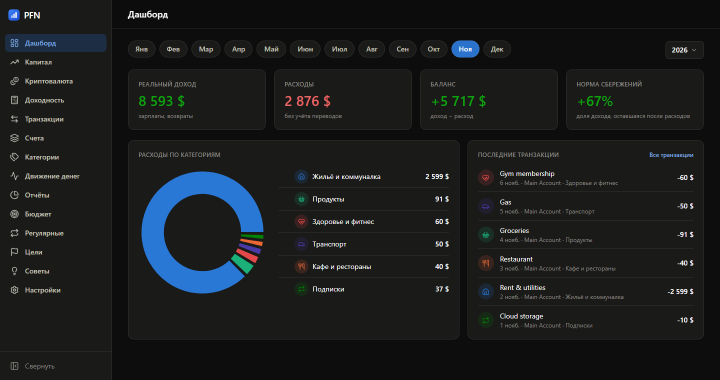
#> input picture docs/screenshot-dashboard.png, 1440 x 760 px (shown at 1/2 size)
$ python make_mockups.py
#> lines starting #> are read from the running program, lines starting #| are printed output that depends on the picture; after the words box and inside, x2 and y2 are one past the last pixel; in counts of white or black regions, pixels touching at a corner belong together
"""Generate marketing mockups from the real screenshots.

Run:  python tools/make_mockups.py
Reads:  docs/screenshot-dashboard.png, docs/screenshot-mobile.png, assets/icon.png
Writes: site/assets/hero.png, site/assets/phone.png, site/assets/og.png

Everything is drawn from the app's own palette (index.css), so the site and the
product look like one thing.
"""
from pathlib import Path

from PIL import Image, ImageDraw, ImageFilter, ImageFont

ROOT = Path(__file__).resolve().parent.parent
OUT = ROOT / "site" / "assets"

# index.css tokens
SURFACE_0 = (13, 13, 13)
SURFACE_1 = (26, 26, 25)
BORDER = (44, 44, 42)
ACCENT = (42, 114, 204)
ACCENT_BRIGHT = (59, 130, 246)
TEXT = (255, 255, 255)
TEXT_SECONDARY = (195, 194, 183)
TEXT_MUTED = (137, 135, 129)


def vertical_gradient(size, top, bottom) -> Image.Image:
    w, h = size
    img = Image.new("RGB", size)
    px = img.load()
    for y in range(h):
        t = y / max(h - 1, 1)
        row = tuple(int(top[i] + (bottom[i] - top[i]) * t) for i in range(3))
        for x in range(w):
            px[x, y] = row
    return img


def rounded_mask(size, radius) -> Image.Image:
    mask = Image.new("L", size, 0)
    ImageDraw.Draw(mask).rounded_rectangle((0, 0, size[0] - 1, size[1] - 1), radius=radius, fill=255)
    return mask


def paste_rounded(canvas, img, box, radius) -> None:
    x, y, w, h = box
    scaled = img.resize((w, h), Image.LANCZOS).convert("RGBA")
    canvas.paste(scaled, (x, y), rounded_mask((w, h), radius))


def glow(canvas, center, radius, color, strength=90) -> None:
    layer = Image.new("RGBA", canvas.size, (0, 0, 0, 0))
    ImageDraw.Draw(layer).ellipse(
        (center[0] - radius, center[1] - radius, center[0] + radius, center[1] + radius),
        fill=color + (strength,),
    )
    canvas.alpha_composite(layer.filter(ImageFilter.GaussianBlur(radius // 3)))


def drop_shadow(canvas, box, radius, blur=40, opacity=140) -> None:
    layer = Image.new("RGBA", canvas.size, (0, 0, 0, 0))
    ImageDraw.Draw(layer).rounded_rectangle(box, radius=radius, fill=(0, 0, 0, opacity))
    canvas.alpha_composite(layer.filter(ImageFilter.GaussianBlur(blur)))


def laptop(screen: Image.Image, out: Path) -> None:
    W, H = 1600, 900
    canvas = vertical_gradient((W, H), (18, 20, 24), (8, 8, 9)).convert("RGBA")
    glow(canvas, (W // 2, 180), 560, ACCENT_BRIGHT, 55)

    sx, sy, sw = 150, 58, 1300
    inner_h = int(sw * screen.height / screen.width)
    bezel = 16
    sh = inner_h + bezel * 2
    drop_shadow(canvas, (sx, sy + 20, sx + sw, sy + sh + 20), 22, blur=46, opacity=170)

    body = Image.new("RGBA", (sw, sh), (0, 0, 0, 0))
    ImageDraw.Draw(body).rounded_rectangle((0, 0, sw - 1, sh - 1), radius=22, fill=SURFACE_1 + (255,), outline=BORDER + (255,), width=2)
    canvas.alpha_composite(body, (sx, sy))
    paste_rounded(canvas, screen, (sx + bezel, sy + bezel, sw - bezel * 2, sh - bezel * 2), 12)

    # Lid edge: a thin lip under the screen and a darker hinge line, which is
    # what makes the shape read as a laptop rather than a floating window.
    base_y = sy + sh + 2
    d = ImageDraw.Draw(canvas)
    d.rounded_rectangle((sx - 42, base_y, sx + sw + 42, base_y + 18), radius=9, fill=(40, 40, 39, 255))
    d.rounded_rectangle((sx + 70, base_y + 18, sx + sw - 70, base_y + 24), radius=3, fill=(22, 22, 21, 255))

    canvas.convert("RGB").save(out, quality=95)
    print(f"wrote {out}")


def phone(shot: Image.Image, out: Path) -> None:
    W, H = 760, 1180
    canvas = vertical_gradient((W, H), (18, 20, 24), (8, 8, 9)).convert("RGBA")
    glow(canvas, (W // 2, 260), 420, ACCENT_BRIGHT, 60)

    sw = 470
    inner_h = int(sw * shot.height / shot.width)
    bezel = 14
    sh = inner_h + bezel * 2
    sx, sy = (W - sw) // 2, 90
    drop_shadow(canvas, (sx, sy + 20, sx + sw, sy + sh + 20), 54, blur=40, opacity=170)

    body = Image.new("RGBA", (sw, sh), (0, 0, 0, 0))
    b = ImageDraw.Draw(body)
    b.rounded_rectangle((0, 0, sw - 1, sh - 1), radius=54, fill=SURFACE_1 + (255,), outline=(58, 58, 56, 255), width=3)
    canvas.alpha_composite(body, (sx, sy))
    paste_rounded(canvas, shot, (sx + bezel, sy + bezel, sw - bezel * 2, sh - bezel * 2), 42)

    canvas.convert("RGB").save(out, quality=95)
    print(f"wrote {out}")


def og(icon: Image.Image, out: Path) -> None:
    W, H = 1200, 630
    canvas = vertical_gradient((W, H), (16, 18, 22), (8, 8, 9)).convert("RGBA")
    glow(canvas, (980, 120), 420, ACCENT_BRIGHT, 70)

    canvas.alpha_composite(icon.resize((132, 132), Image.LANCZOS).convert("RGBA"), (80, 96))

    draw = ImageDraw.Draw(canvas)
    font_big = ImageFont.truetype("C:/Windows/Fonts/segoeuib.ttf", 92)
    font_mid = ImageFont.truetype("C:/Windows/Fonts/segoeui.ttf", 34)

    draw.text((80, 250), "PFN", font=font_big, fill=TEXT)
    draw.text((80, 360), "Private Finance Tracker", font=font_mid, fill=TEXT_SECONDARY)
    draw.text((80, 410), "Личные финансы на вашем компьютере", font=font_mid, fill=TEXT_MUTED)

    canvas.convert("RGB").save(out, quality=95)
    print(f"wrote {out}")


def main() -> None:
    OUT.mkdir(parents=True, exist_ok=True)
    laptop(Image.open(ROOT / "docs" / "screenshot-dashboard.png"), OUT / "hero.png")
#> in laptop, `W, H = 1600, 900`: W = 1600; H = 900
#> in vertical_gradient, `img = Image.new("RGB", size)`: img: PIL image 1600x900 RGB; every value is 0
#> in glow, `layer = Image.new("RGBA", canvas.size, (0, 0, 0, 0))`: layer: PIL image 1600x900 RGBA; every value is 0
#> in laptop, `body = Image.new("RGBA", (sw, sh), (0, 0, 0, 0))`: body: PIL image 1300x718 RGBA; every value is 0
#> in rounded_mask, `mask = Image.new("L", size, 0)`: mask: PIL image 1268x686 L; every value is 0
#> in rounded_mask, `ImageDraw.Draw(mask).rounded_rectangle((0, 0, size[0] - 1, size[1] - 1..`:
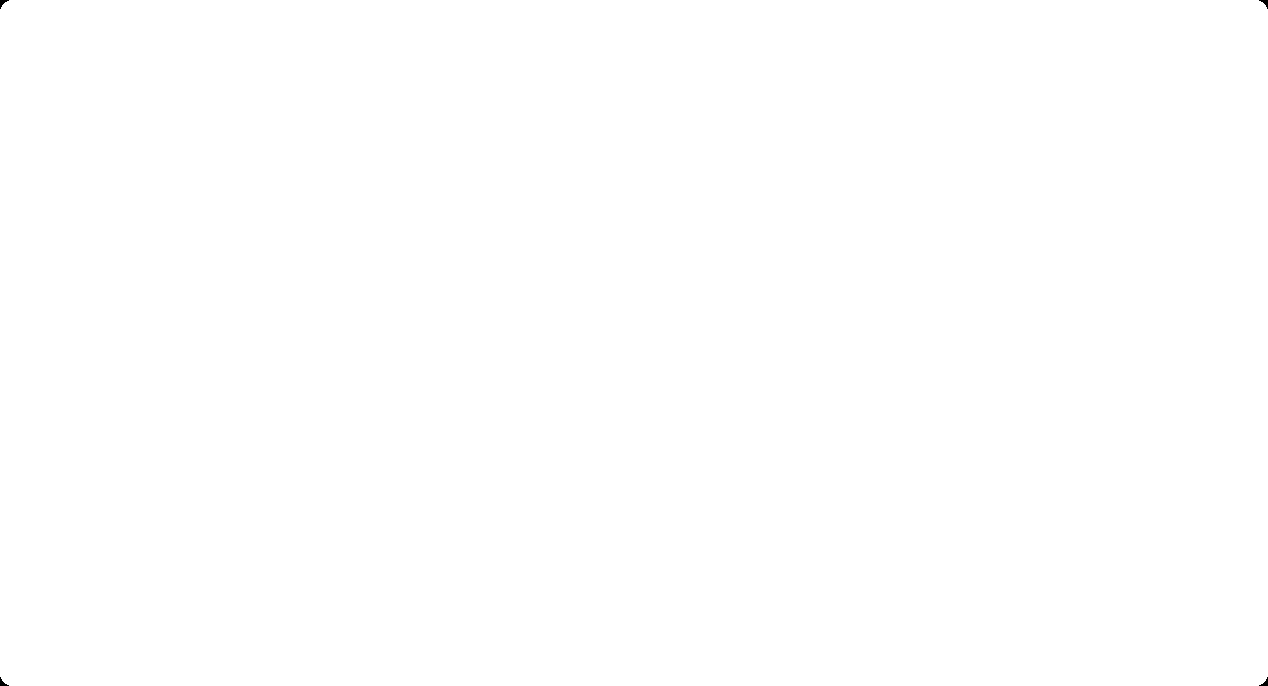
#> mask: PIL image 1268x686 L; 100% white; 4 black regions, box (x1, y1, x2, y2) and area: (0, 0, 9, 9) 34, (1259, 0, 1268, 9) 34, (0, 677, 9, 686) 34, (1259, 677, 1268, 686) 34
    phone(Image.open(ROOT / "docs" / "screenshot-mobile.png"), OUT / "phone.png")
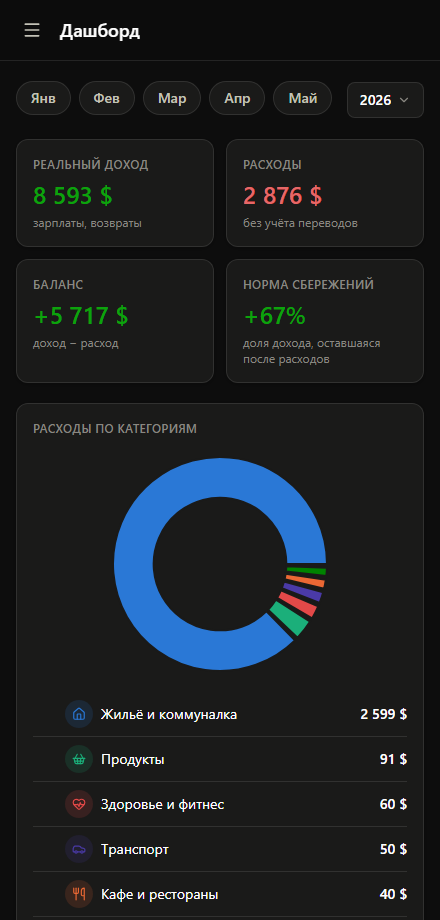
#> input picture docs/screenshot-mobile.png, 440 x 920 px
#> in phone, `W, H = 760, 1180`: W = 760; H = 1180
#> in vertical_gradient (call 2), `img = Image.new("RGB", size)`: img: PIL image 760x1180 RGB; every value is 0
#> call 2 of glow, with center = (380, 260), radius = 420, color = (59, 130, 246), strength = 60
#> in glow (call 2), `layer = Image.new("RGBA", canvas.size, (0, 0, 0, 0))`: layer: PIL image 760x1180 RGBA; every value is 0
#> in glow (call 2), `canvas.alpha_composite(layer.filter(ImageFilter.GaussianBlur(radius //..`:
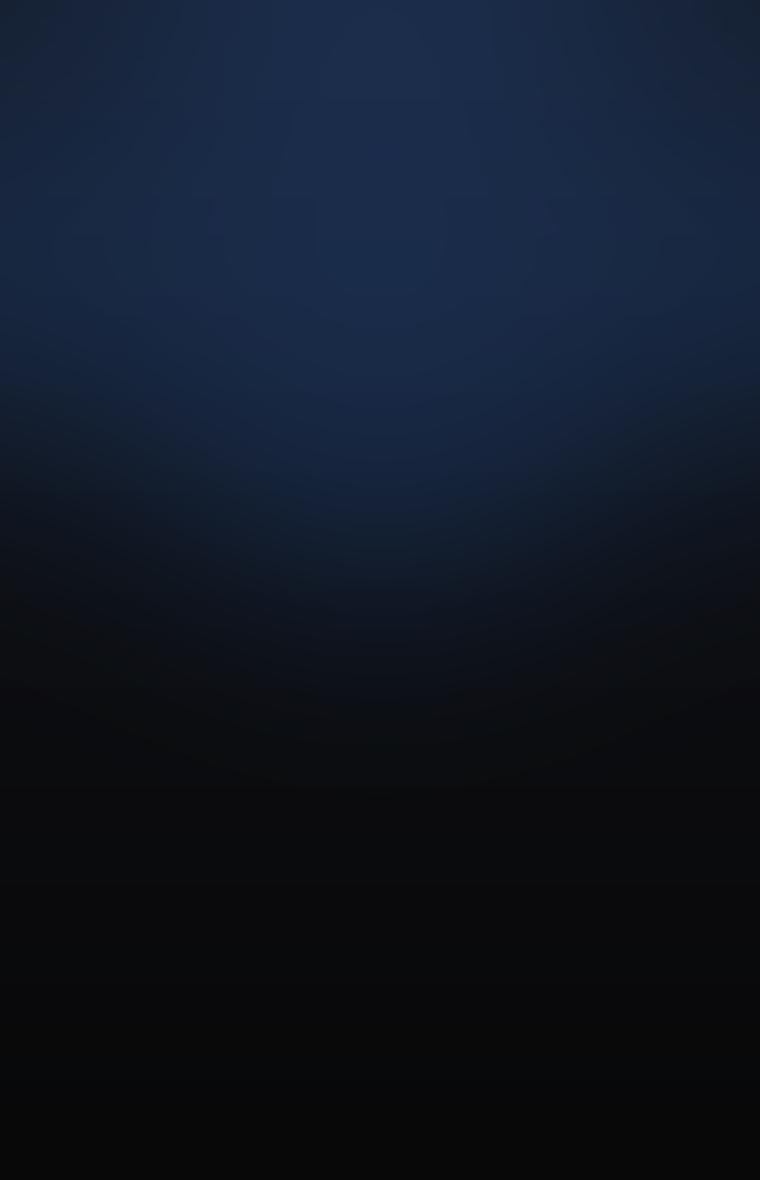
#> canvas: PIL image 760x1180 RGBA; mean R, G, B, A 16.5, 24.1, 37.5, 255
#> in phone, `sx, sy = (W - sw) // 2, 90`: sx = 145; sy = 90
#> call 2 of drop_shadow, with box = (145, 110, 615, 1120), radius = 54, blur = 40, opacity = 170
#> in drop_shadow (call 2), `ImageDraw.Draw(layer).rounded_rectangle(box, radius=radius, fill=(0, 0..`:
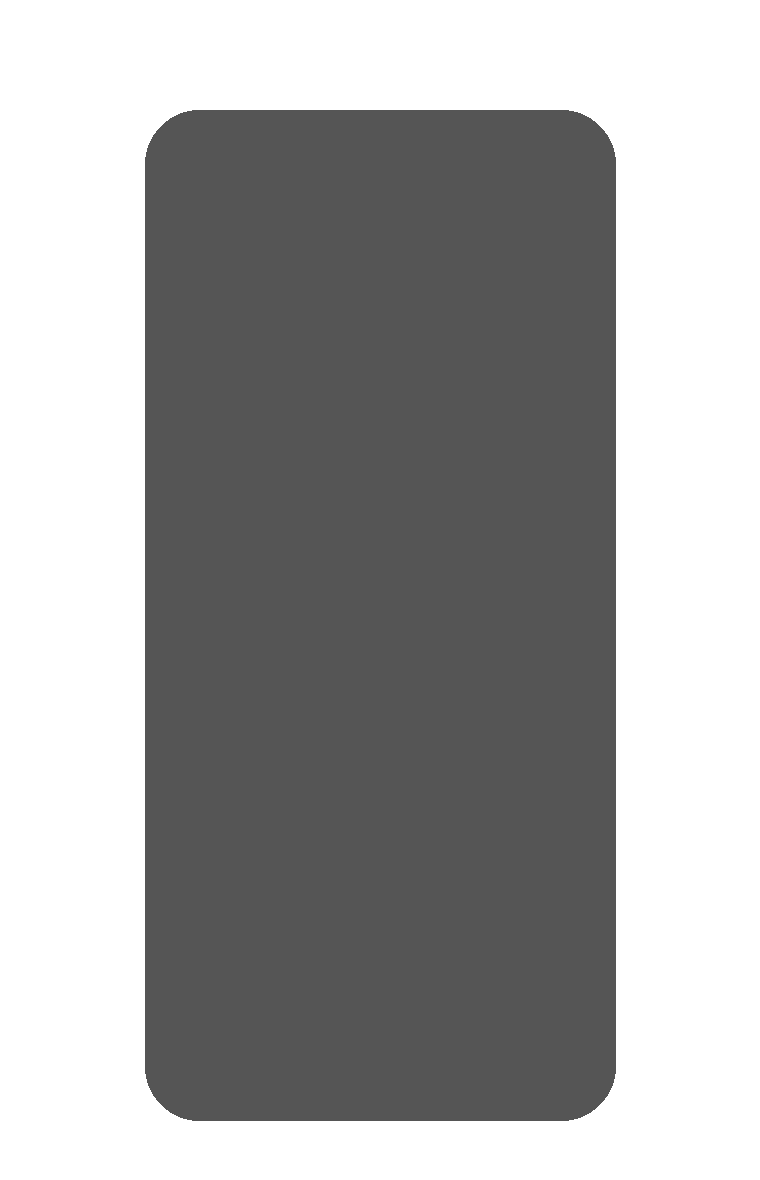
#> layer: PIL image 760x1180 RGBA; mean R, G, B, A 0, 0, 0, 89.8; transparent parts drawn white
#> in phone, `body = Image.new("RGBA", (sw, sh), (0, 0, 0, 0))`: body: PIL image 470x1010 RGBA; every value is 0
#> call 2 of paste_rounded, with box = (159, 104, 442, 982), radius = 42
#> in paste_rounded (call 2), `scaled = img.resize((w, h), Image.LANCZOS).convert("RGBA")`:
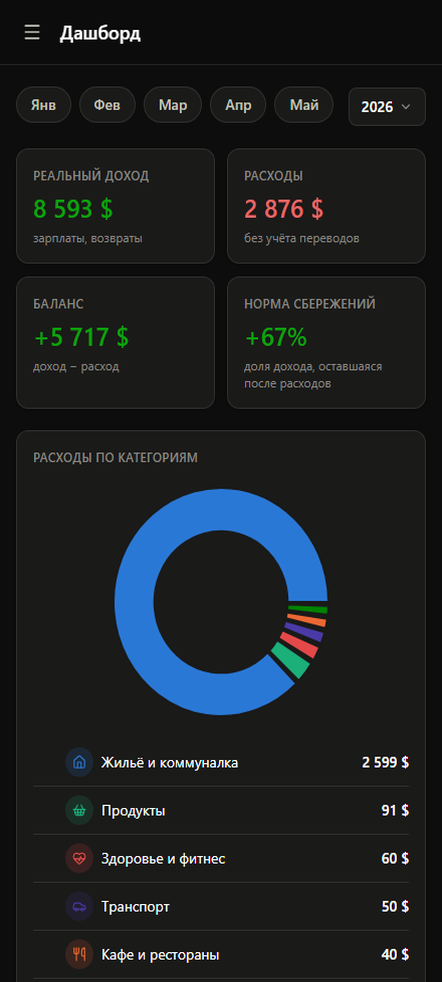
#> scaled: PIL image 442x982 RGBA; mean R, G, B, A 27.6, 31.5, 34.4, 255
#> call 2 of rounded_mask, with size = (442, 982), radius = 42
#> in rounded_mask (call 2), `mask = Image.new("L", size, 0)`: mask: PIL image 442x982 L; every value is 0
#> in rounded_mask (call 2), `ImageDraw.Draw(mask).rounded_rectangle((0, 0, size[0] - 1, size[1] - 1..`:
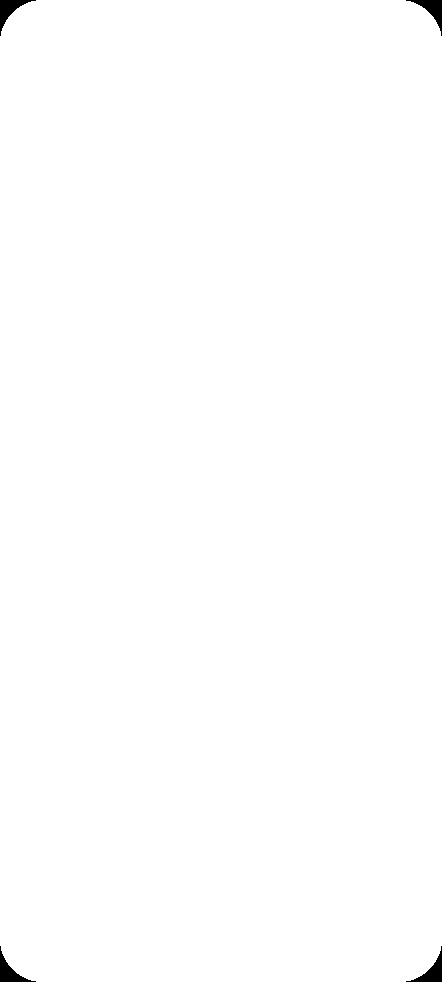
#> mask: PIL image 442x982 L; 99.6% white; 4 black regions, box (x1, y1, x2, y2) and area: (0, 0, 36, 36) 393, (406, 0, 442, 36) 393, (0, 946, 36, 982) 393, (406, 946, 442, 982) 393
#> in paste_rounded (call 2), `canvas.paste(scaled, (x, y), rounded_mask((w, h), radius))`:
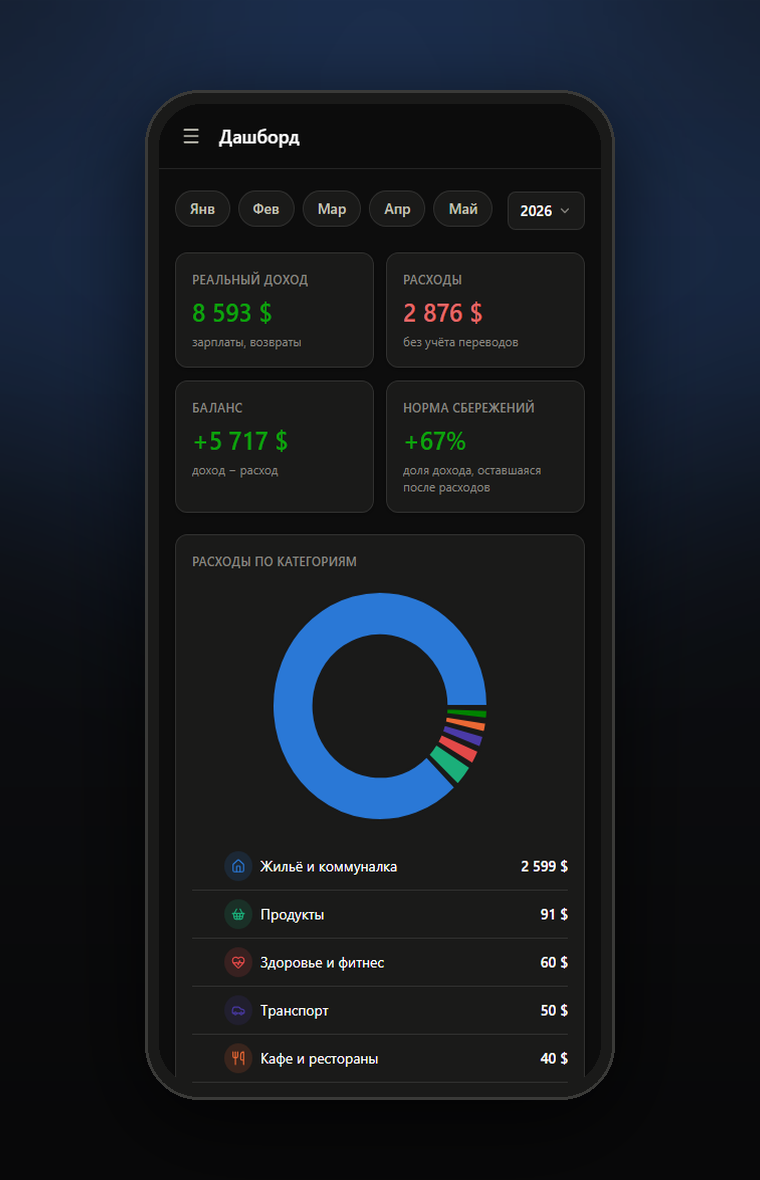
#> canvas: PIL image 760x1180 RGBA; mean R, G, B, A 21.9, 26.9, 33.7, 255
#> (the run stopped early here; a loop or call above may not have finished)
